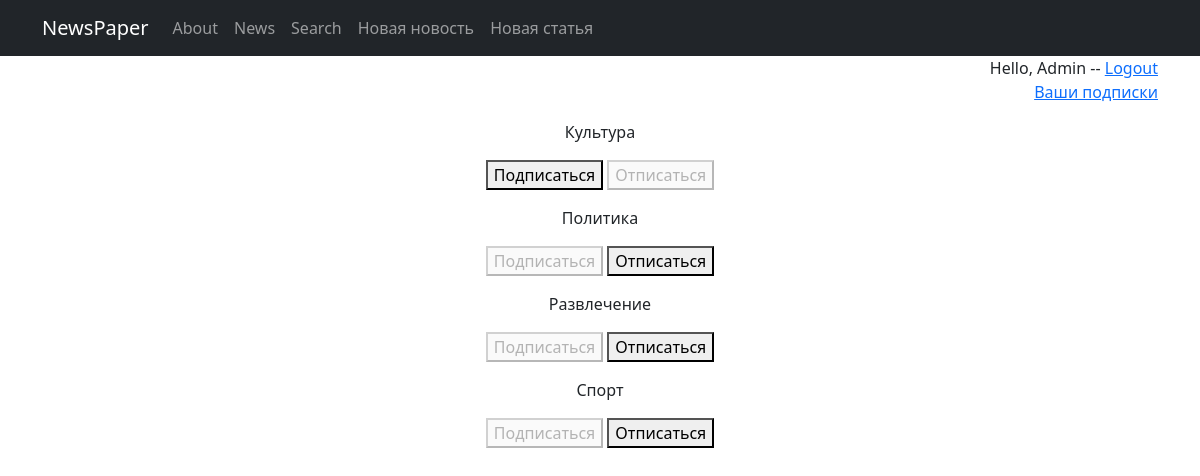
Page /subscriptions/ (signed in) on the committed database.
### news/models.py (models this page shows, shortened)
class Category(models.Model):
    subject = models.CharField(max_length=32, unique=True, verbose_name='Категория')

### news/views.py (the view, shortened to what this page needs)
# urls.py: path('subscriptions/', subscriptions, name='subscriptions'),
@login_required
@csrf_protect
def subscriptions(request):
    categories_with_subscriptions = Category.objects.annotate(
        user_subscribed=Exists(
            Subscription.objects.filter(
                user=request.user,
                category=OuterRef('pk'),
            )
        )
    ).order_by('subject')
    return render(
        request,
        'subscriptions.html',
        {'categories': categories_with_subscriptions},
    )

### news/templates/subscriptions.html (shortened to what this page needs)
{% extends 'flatpages/default.html' %}
{% block content %}
    {% for category in categories  %}
        <p>
            {{ category.subject }}
            <form method="post">
                {% if category.user_subscribed %}
                    <button disabled>Подписаться</button>
                    <button name="action" value="unsubscribe">Отписаться</button>
                {% else %}
                    <button name="action" value="subscribe">Подписаться</button>
                    <button disabled>Отписаться</button>
                {% endif %}
            </form>
        </p>
    {% endfor %}
{% endblock content %}

### news/templates/flatpages/default.html (shortened to what this page needs)
<!DOCTYPE html>
<html lang="en">
    <head>
        {% load static %}
        <link href="{% static 'css/styles.css' %}" rel="stylesheet" />
    </head>
    <body>
        <nav class="navbar navbar-expand-lg navbar-dark bg-dark static-top">
   <div class="container">
       <a class="navbar-brand" href="/admin/">NewsPaper</a>
       <div class="collapse navbar-collapse" id="navbarResponsive">
           <ul class="navbar-nav ml-auto">
               <li class="nav-item">
                   <a class="nav-link" href="/about/">About</a>
               </li>
               <li class="nav-item">
                   <a class="nav-link" href="/news/">News</a>
               </li>
               <li class="nav-item">
                   <a class="nav-link" href="/news/search/">Search</a>
               </li>
               <li class="nav-item">
                   <a class="nav-link" href="/news/create/">Новая новость</a>
               </li>
               <li class="nav-item">
                   <a class="nav-link" href="/articles/create/">Новая статья</a>
               </li>
           </ul>
       </div>
   </div>
</nav>
     <div class="container">
        <div class="row">
        <div class="col-lg-12 text-center">
            {% if request.user.is_authenticated %}
            <p align="right"> Hello, {{ request.user.username }}  --
                <a href = '../accounts/logout'>    Logout </a> <br>
                <a href="{{ settings.SITE_URL }}/subscriptions/">Ваши подписки</a></p>
           {% else %}
                <p align="right">
                <a href = '../accounts/login'> Login </a></p>
           {% endif %}
           {% block content %}{% endblock content %}
 </div>
   </div>
</div>
    </body>
</html>

### rows in the picture
Category: subject "Культура", shows "Подписаться"
Category: subject "Политика", shows "Подписаться"
Category: subject "Развлечение", shows "Подписаться"
Category: subject "Спорт", shows "Подписаться"

### other values in the picture
{{ request.user.username }} "Admin"
